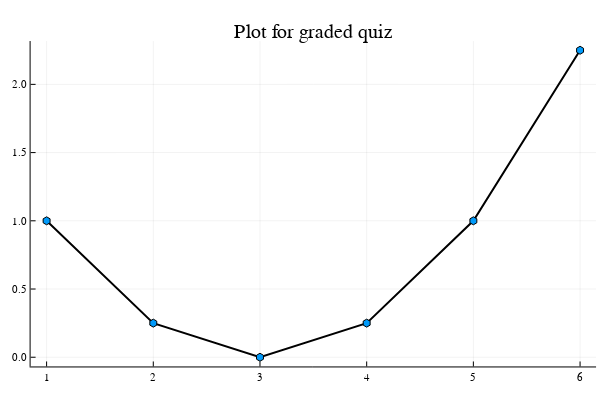

Write notebook code for a chart like this one.
### Code cell
x = [1, 2, 3, 4, 5, 6]
y = (x-3).^2/4
plot(x,y, marker = :hex, leg=false, linewidth = 2, linecolor=:black)
plot!(title="Plot for graded quiz")

### Figure 1 — Plotly figure (JSON) as saved in the notebook; plotly's stock layout.template omitted (floating-point values rounded to 4 significant figures)
{"data": [{"colorbar": {"title": ""}, "line": {"color": "rgba(0, 0, 0, 1.000)", "dash": "solid", "shape": "linear", "width": 2}, "marker": {"color": ["rgba(0, 154, 250, 1.000)", "rgba(0, 154, 250, 1.000)", "rgba(0, 154, 250, 1.000)", "rgba(0, 154, 250, 1.000)", "rgba(0, 154, 250, 1.000)", "rgba(0, 154, 250, 1.000)"], "line": {"color": ["rgba(0, 0, 0, 1.000)", "rgba(0, 0, 0, 1.000)", "rgba(0, 0, 0, 1.000)", "rgba(0, 0, 0, 1.000)", "rgba(0, 0, 0, 1.000)", "rgba(0, 0, 0, 1.000)"], "width": 1}, "size": 8, "symbol": "hexagon"}, "mode": "lines+markers", "name": "y1", "showlegend": true, "type": "scatter", "x": [1, 2, 3, 4, 5, 6], "xaxis": "x1", "y": [1, 0.25, 0, 0.25, 1, 2.25], "yaxis": "y1"}], "layout": {"annotations": [{"font": {"color": "rgba(0, 0, 0, 1.000)", "family": "sans-serif", "size": 20}, "rotation": 0, "showarrow": false, "text": "Plot for graded quiz", "x": 0.5222, "xanchor": "center", "xref": "paper", "y": 1, "yanchor": "top", "yref": "paper"}], "height": 400, "margin": {"b": 20, "l": 0, "r": 0, "t": 20}, "paper_bgcolor": "rgba(255, 255, 255, 1.000)", "plot_bgcolor": "rgba(255, 255, 255, 1.000)", "showlegend": false, "width": 600, "xaxis1": {"anchor": "y1", "domain": [0.05101, 0.9934], "gridcolor": "rgba(0, 0, 0, 0.100)", "gridwidth": 0.5, "linecolor": "rgba(0, 0, 0, 1.000)", "mirror": false, "range": [0.85, 6.15], "showgrid": true, "showline": true, "showticklabels": true, "tickangle": 0, "tickcolor": "rgb(0, 0, 0)", "tickfont": {"color": "rgba(0, 0, 0, 1.000)", "family": "sans-serif", "size": 11}, "tickmode": "array", "ticks": "inside", "ticktext": ["1", "2", "3", "4", "5", "6"], "tickvals": [1, 2, 3, 4, 5, 6], "title": "", "titlefont": {"color": "rgba(0, 0, 0, 1.000)", "family": "sans-serif", "size": 15}, "type": "-", "visible": true, "zeroline": false, "zerolinecolor": "rgba(0, 0, 0, 1.000)"}, "yaxis1": {"anchor": "x1", "domain": [0.03762, 0.9415], "gridcolor": "rgba(0, 0, 0, 0.100)", "gridwidth": 0.5, "linecolor": "rgba(0, 0, 0, 1.000)", "mirror": false, "range": [-0.0675, 2.317], "showgrid": true, "showline": true, "showticklabels": true, "tickangle": 0, "tickcolor": "rgb(0, 0, 0)", "tickfont": {"color": "rgba(0, 0, 0, 1.000)", "family": "sans-serif", "size": 11}, "tickmode": "array", "ticks": "inside", "ticktext": ["0.0", "0.5", "1.0", "1.5", "2.0"], "tickvals": [0, 0.5, 1, 1.5, 2], "title": "", "titlefont": {"color": "rgba(0, 0, 0, 1.000)", "family": "sans-serif", "size": 15}, "type": "-", "visible": true, "zeroline": false, "zerolinecolor": "rgba(0, 0, 0, 1.000)"}}}
